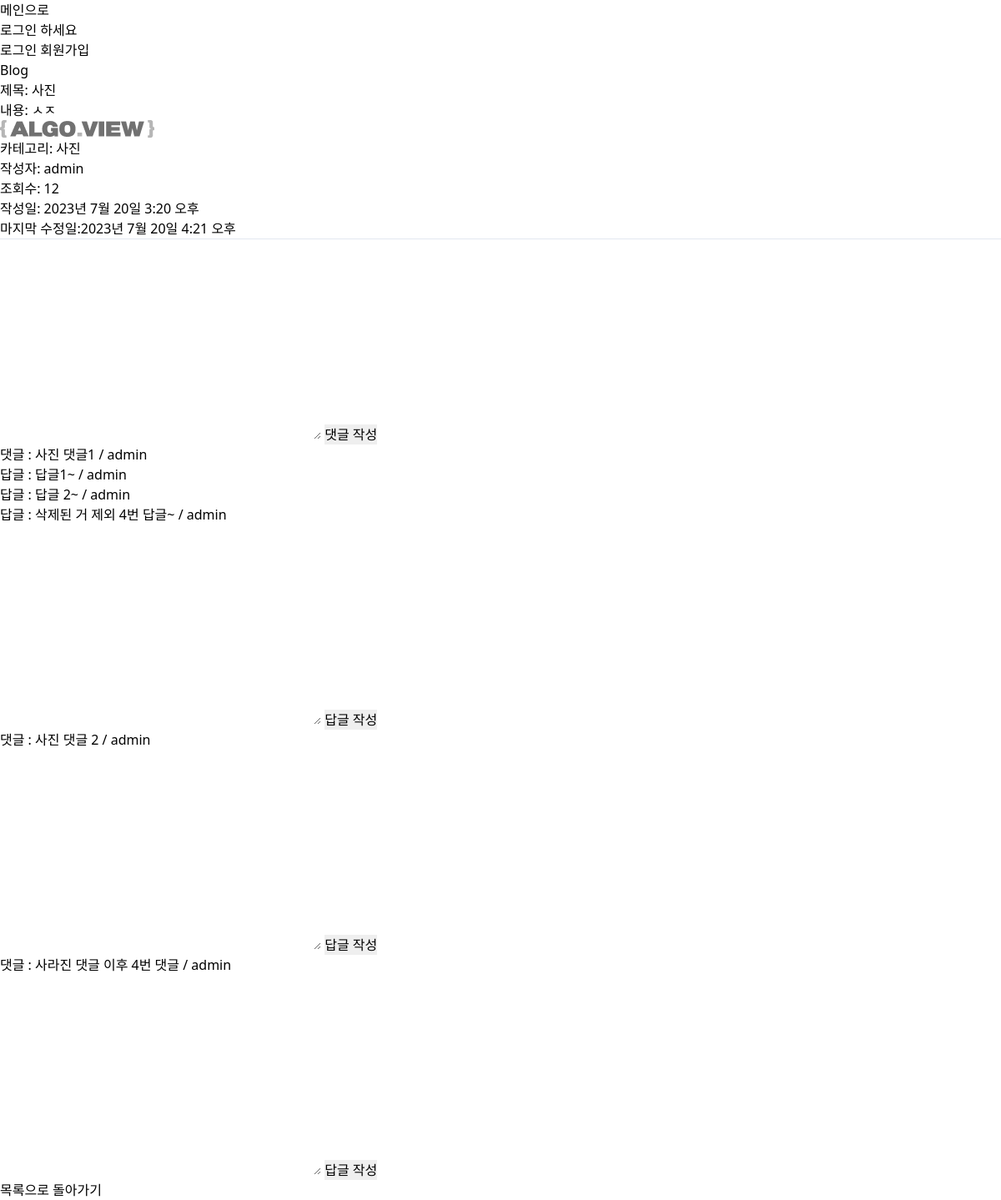
The app's page /blog/4/ with its own data.
### blog/models.py (models this page shows)
class Post(models.Model):
    title = models.CharField(max_length=30)
    content = models.TextField()
    imgfile = models.ImageField(null=True, upload_to="", blank=True)
    category = models.CharField(max_length=10)
    writer = models.ForeignKey(User, on_delete=models.CASCADE)
    count = models.PositiveIntegerField(default=0)
    created_at = models.DateTimeField(auto_now_add=True)
    updated_at = models.DateTimeField(auto_now=True)

class Comment(models.Model):
    post = models.ForeignKey('Post', on_delete=models.CASCADE)
    content = models.TextField()
    writer = models.ForeignKey(User, on_delete=models.CASCADE)
    created_at = models.DateTimeField(auto_now_add=True)

class Recomment(models.Model):
    comment = models.ForeignKey('Comment', on_delete=models.CASCADE)
    content = models.TextField()
    writer = models.ForeignKey(User, on_delete=models.CASCADE)
    created_at = models.DateTimeField(auto_now_add=True)

### user/models.py (models this page shows)
class User(AbstractUser):
    username = models.CharField(unique=True, max_length=20)
    is_staff = models.BooleanField(default=False)
    is_active = models.BooleanField(default=True)
    is_superuser = models.BooleanField(default=False)
    last_login = models.DateTimeField(null=True, blank=True)
    date_joined = models.DateTimeField(auto_now_add=True)
    USERNAME_FIELD = "username"
    EMAIL_FIELD = "username"
    REQUIRED_FIELDS = []
    objects = UserManager()

### blog/views.py (the view)
# urls.py: path("<int:id>/", views.PostDetail.as_view(), name='post-detail'),
class PostDetail(View):
    def get(self, request, id):
        post = Post.objects.prefetch_related('comment_set').get(pk=id)
        post.count += 1
        post.save()
        comments = post.comment_set.all()
        comment_form = CommentForm()
        recomments = []
        for comment in comments:
            recomment = Recomment.objects.filter(comment=comment)
            recomments += recomment
        recomment_form = RecommentForm()
        context = {
            'title': '상세페이지',
            'post': post,
            'comments': comments,
            'comment_form': comment_form,
            'recomments': recomments,
            'recomment_form': recomment_form
        }
        return render(request, 'blog/post_detail.html', context)

### blog/forms.py
class CommentForm(forms.ModelForm):
    class Meta:
        model = Comment
        fields = ['content']

class RecommentForm(forms.ModelForm):
    class Meta:
        model = Recomment
        fields = ['content', 'comment']

### blog/templates/blog/post_detail.html (shortened to what this page needs)
{% extends 'base.html' %}
{% block content %}
    <h2>제목: {{ post.title }}</h2>
    <p>내용: {{ post.content }}</p>
    {% if post.imgfile %}
        <p><img src="{{ post.imgfile.url }}"></p>
    {% endif %}
    <p>카테고리: {{ post.category }}</p>
    <p>작성자: {{ post.writer }}</p>
    <p>조회수: {{ post.count }}</p>
    <p>작성일: {{ post.created_at }}</p>
    <p>마지막 수정일:{{ post.updated_at }}</p>
    <hr>
    <form action="{% url 'blog:cm-write' id=post.pk %}" method="post">
        {{ comment_form.content }}
        <input type="submit" value="댓글 작성">
    </form>
    {% if comments %}
        <ul>
        {% for comment in comments %}
            <li>댓글 : {{ comment.content }} / {{ comment.writer }}
            {% if recomments %}
                <ul>
                {% for recomment in recomments %}
                    {% if recomment.comment == comment %}
                        <li>답글 : {{ recomment.content }} / {{recomment.writer }}
                        </li>
                    {% endif %}
                {% endfor %}
                </ul>
            {% endif %}
            <form action="{% url 'blog:rcm-write' id=post.pk %}" method="post">
                {{ recomment_form.content }}
                <input type="submit" value="답글 작성">
            </form>
            </li>
        {% endfor %}
        </ul>
    {% else %}
        <p>댓글이 없습니다.</p>
    {% endif %}
    <a href="{% url 'blog:post-list' %}">목록으로 돌아가기</a>
{% endblock %}

### records on screen
Post: title "사진", content "ㅅㅈ", imgfile (picture), category "사진", writer "admin", count "12", created_at "2023년 7월 20일 3:20 오후", updated_at "2023년 7월 20일 4:21 오후"
Comment: content "사진 댓글1", writer "admin"
Recomment: content "답글1~", writer "admin"
Recomment: content "답글 2~", writer "admin"
Recomment: content "삭제된 거 제외 4번 답글~", writer "admin"
Comment: content "사진 댓글 2", writer "admin"
Comment: content "사라진 댓글 이후 4번 댓글", writer "admin"
